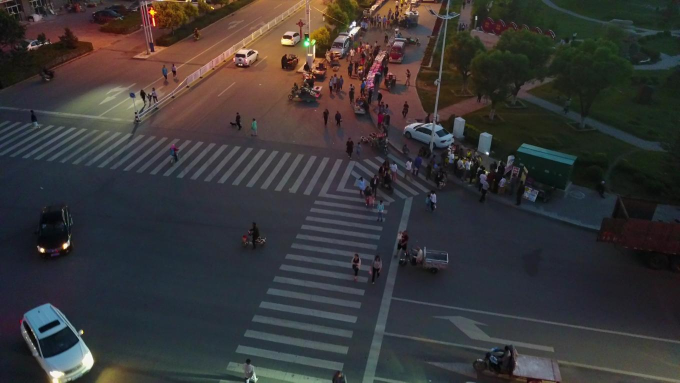
#> input picture data/raw/drone_sample.jpg, 1360 x 765 px (shown at 1/2 size)
$ jupyter execute 01_opencv_fundamentals.ipynb
#> lines starting #> are read from the running program, lines starting #| are printed output that depends on the picture; after the words box and inside, x2 and y2 are one past the last pixel; in counts of white or black regions, pixels touching at a corner belong together
[cell 1]
# Import requested libraries.
import cv2
import numpy as np
import matplotlib.pyplot as plt

[cell 2]
# Load the image using OpenCV
image = cv2.imread("../data/raw/drone_sample.jpg")
#> image is the input picture: shape (765, 1360, 3); mean B, G, R 55, 54.4, 56.7
image

[cell 3]
# Get the dimensions of the image (height, width, channels)
image.shape
#> Out = (765, 1360, 3)

[cell 4]
# Calculate total pixels
total_pixels = image.shape[0] * image.shape[1]
#> total_pixels = 1040400
print(f"Total count of pixels in the image: {total_pixels}")
#| Total count of pixels in the image: 1040400

[cell 5]
# Split the image into its Blue, Green, and Red color channels
b,g,r = cv2.split(image)
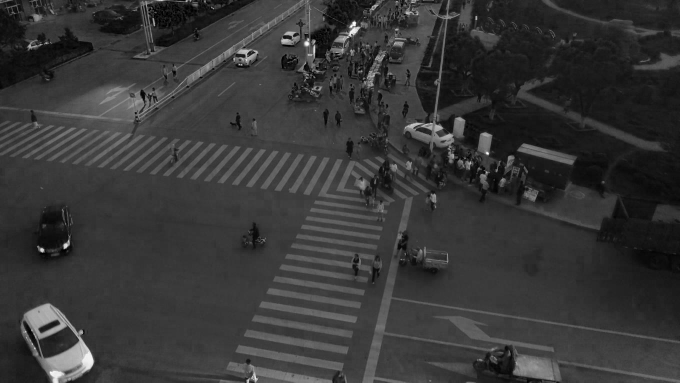
#> b: shape (765, 1360) (shown at 1/2 size); min 0, max 255, mean 55
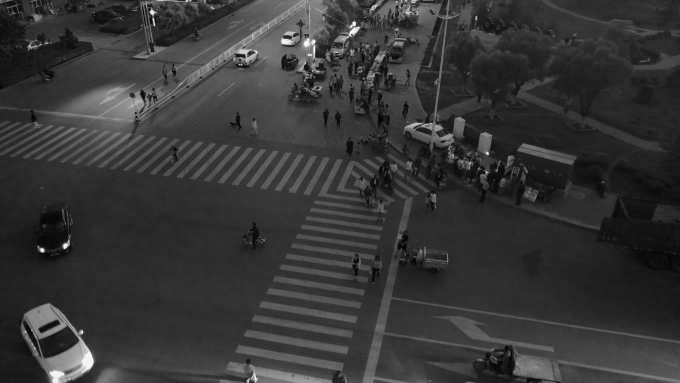
#> g: shape (765, 1360) (shown at 1/2 size); min 0, max 255, mean 54.4
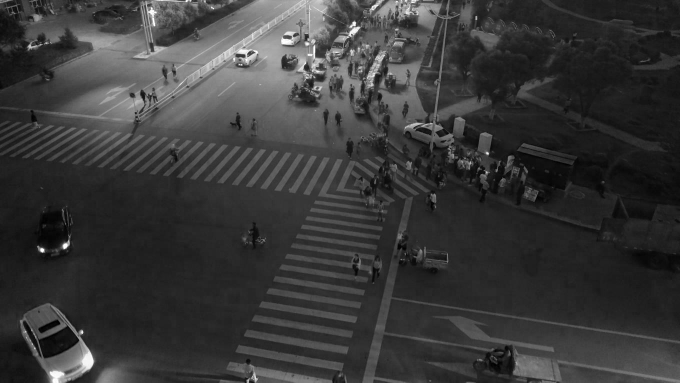
#> r: shape (765, 1360) (shown at 1/2 size); min 0, max 255, mean 56.7

[cell 6]
# Resize the UAV image to 640x640 pixels
resized_image = cv2.resize(image, (640,640))
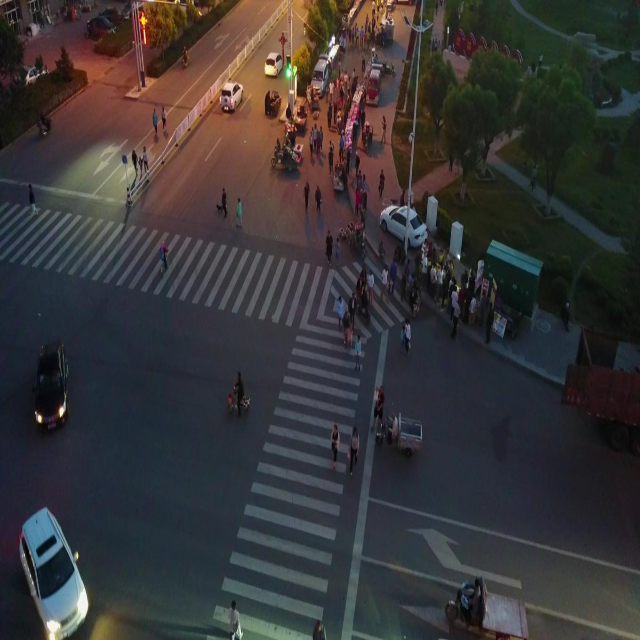
#> resized_image: shape (640, 640, 3); mean B, G, R 54.9, 54.3, 56.7

# Chechk the dimensions of the resized image
resized_image.shape
#> Out = (640, 640, 3)

[cell 7]
# Display the resized image
plt.imshow(resized_image)
plt.axis("off")

[cell 8]
# Crop a specific region of the UAV image containing pedestrians and vehicles
cropped_image = image[310:600, 450:900]
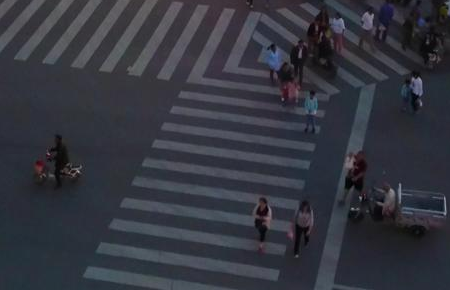
#> cropped_image: shape (290, 450, 3); mean B, G, R 63.7, 54.3, 52.3

# Convert the cropped image from BGR to RGB
cropped_rgb = cv2.cvtColor(cropped_image, cv2.COLOR_BGR2RGB)

# Display the cropped image
plt.imshow(cropped_rgb)
plt.axis("off")

# Chech the dimensions of the cropped image
cropped_image.shape
#> Out = (290, 450, 3)

[cell 9]
# Convert the original image to grayscale
gray_image = cv2.cvtColor(image, cv2.COLOR_BGR2GRAY)

# Display the grayscale image
plt.imshow(gray_image, cmap = "gray")
plt.axis("off")

# Check the dimensions of the grayscale image
gray_image.shape
#> Out = (765, 1360)

[cell 10]
# Convert the original UAV image from BGR to HSV
hsv_image = cv2.cvtColor(image, cv2.COLOR_BGR2HSV)
#> hsv_image: shape (765, 1360, 3); mean H, S, V 85.1, 77, 66.6

# Extract the Hue channel from the HSV image
hue = hsv_image[:, :, 0]
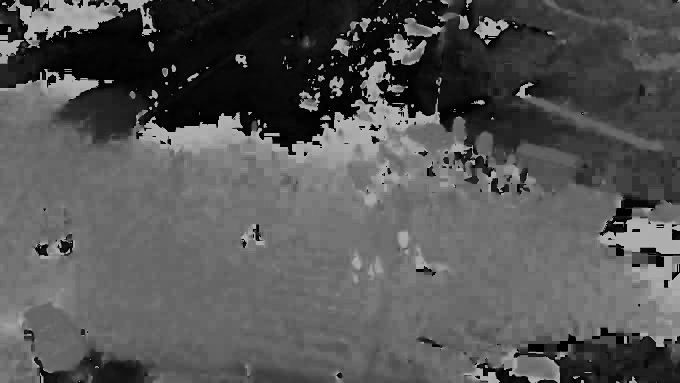
#> hue: shape (765, 1360) (shown at 1/2 size); min 0, max 179, mean 85.1

# Display the Hue channel
plt.imshow(hue, cmap = "hsv")
plt.axis("off")

# Check the dimensions of the HSV image
hsv_image.shape
#> Out = (765, 1360, 3)

[cell 11]
# Apply Gaussian Blur to the grayscale UAV image using a 5x5 kernel
blurred_image = cv2.GaussianBlur(gray_image, (5,5), sigmaX = 0)

# Display the blurred image in grayscale
plt.imshow(blurred_image, cmap = "gray")
plt.axis("off")

# Check the dimensions of the blurred image
blurred_image.shape

[cell 12]
# Apply Canny Edge Detection to the blurred UAV image
edges = cv2.Canny(blurred_image, 50, 150)
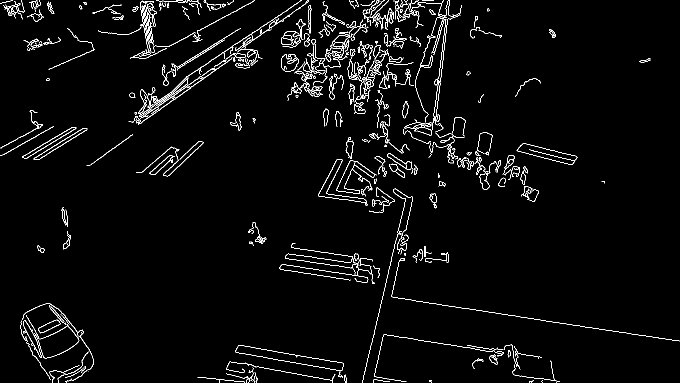
#> edges: shape (765, 1360) (shown at 1/2 size); 2.9% white in thin lines or dots

# Display the detected edges in grayscale
plt.imshow(edges, cmap = "gray")
plt.axis("off")

# Check the dimensions of the edge map
edges.shape

[cell 13]
# Convert the cropped image to grayscale
cropped_gray = cv2.cvtColor(cropped_image, cv2.COLOR_BGR2GRAY)

# Apply Gaussian Blur to the cropped image
blurred_cropped = cv2.GaussianBlur(cropped_gray, (5,5), sigmaX = 0)

# Apply Canny Edge Detection to the blurred cropped image
edges_cropped = cv2.Canny(blurred_cropped, 50, 150)
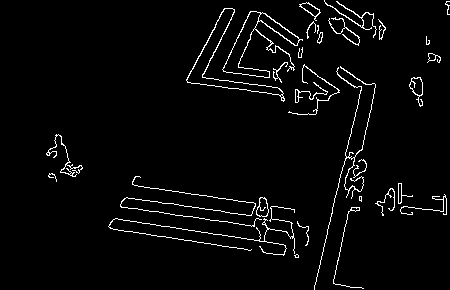
#> edges_cropped: shape (290, 450); 3.2% white in thin lines or dots, all inside (x1, y1, x2, y2) = (46, 0, 450, 290)

# Visualize edge detection results for the full UAV image and selected ROI
fig, axes = plt.subplots(1, 2, figsize = (10, 5))

axes[0].imshow(edges, cmap = "gray")
axes[0].axis("off")
axes[0].set_title("Full image edges")

axes[1].imshow(edges_cropped, cmap = "gray")
axes[1].axis("off")
axes[1].set_title("Cropped image edges")

plt.tight_layout()
plt.show()
